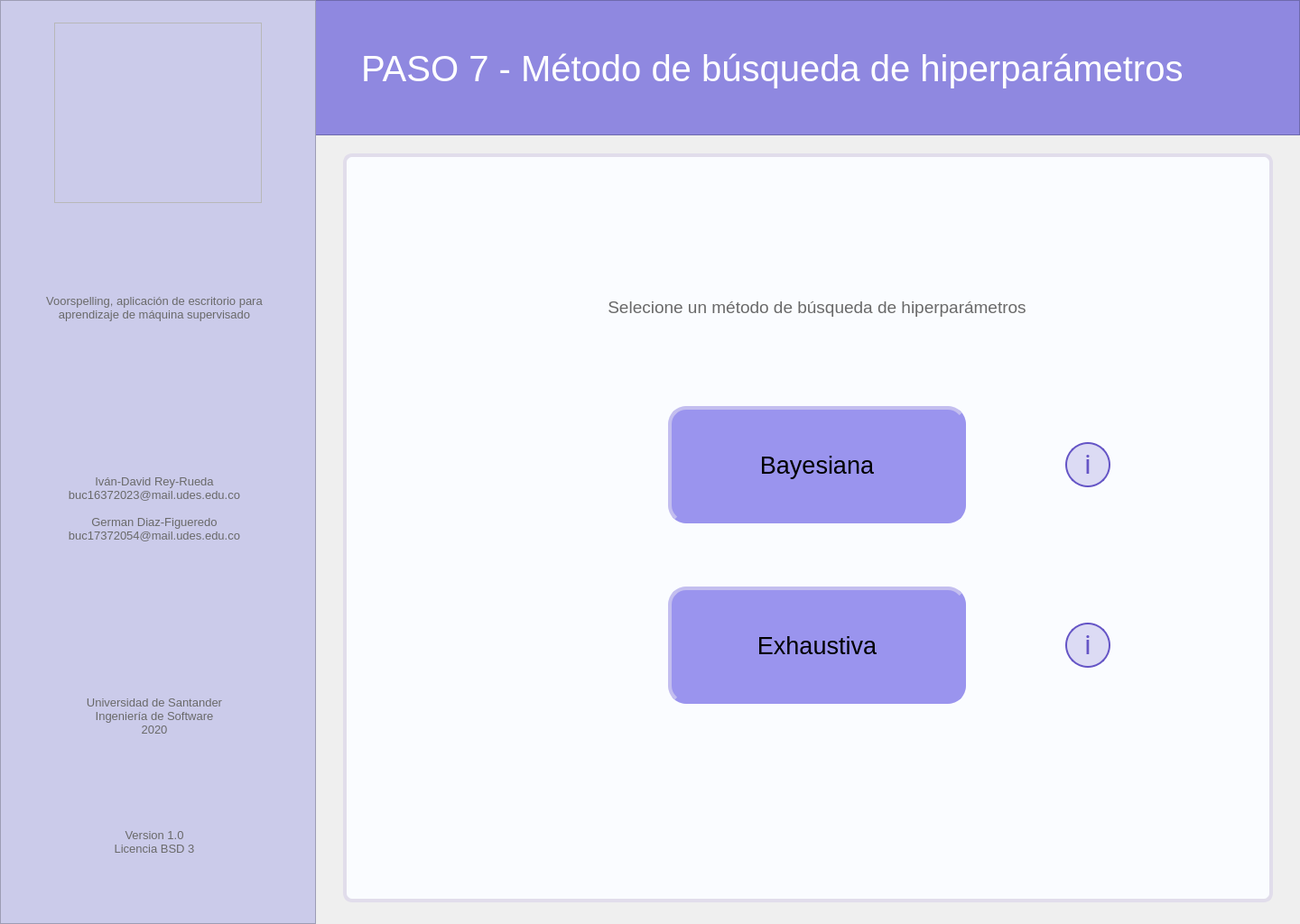
<?xml version="1.0" encoding="UTF-8"?>
<ui version="4.0">
 <class>MainWindow</class>
 <widget class="QMainWindow" name="MainWindow">
  <property name="geometry">
   <rect>
    <x>0</x>
    <y>0</y>
    <width>1440</width>
    <height>1024</height>
   </rect>
  </property>
  <property name="minimumSize">
   <size>
    <width>1440</width>
    <height>1024</height>
   </size>
  </property>
  <property name="maximumSize">
   <size>
    <width>1440</width>
    <height>1024</height>
   </size>
  </property>
  <property name="windowTitle">
   <string>Voorspelling</string>
  </property>
  <widget class="QWidget" name="centralwidget">
   <widget class="QFrame" name="left_bar">
    <property name="geometry">
     <rect>
      <x>0</x>
      <y>0</y>
      <width>350</width>
      <height>1024</height>
     </rect>
    </property>
    <property name="styleSheet">
     <string notr="true">background-color: rgb(203, 203, 234);

</string>
    </property>
    <property name="frameShape">
     <enum>QFrame::StyledPanel</enum>
    </property>
    <property name="frameShadow">
     <enum>QFrame::Raised</enum>
    </property>
    <widget class="QLabel" name="lbl_left_1">
     <property name="geometry">
      <rect>
       <x>18</x>
       <y>278</y>
       <width>306</width>
       <height>126</height>
      </rect>
     </property>
     <property name="font">
      <font>
       <pointsize>10</pointsize>
      </font>
     </property>
     <property name="styleSheet">
      <string notr="true">color: rgb(105, 105, 105);</string>
     </property>
     <property name="text">
      <string>Voorspelling, aplicación de escritorio para aprendizaje de máquina supervisado</string>
     </property>
     <property name="alignment">
      <set>Qt::AlignCenter</set>
     </property>
     <property name="wordWrap">
      <bool>true</bool>
     </property>
    </widget>
    <widget class="QLabel" name="lbl_left_2">
     <property name="geometry">
      <rect>
       <x>18</x>
       <y>500</y>
       <width>306</width>
       <height>126</height>
      </rect>
     </property>
     <property name="font">
      <font>
       <pointsize>10</pointsize>
      </font>
     </property>
     <property name="styleSheet">
      <string notr="true">color: rgb(105, 105, 105);</string>
     </property>
     <property name="text">
      <string>Iván-David Rey-Rueda
buc16372023@mail.udes.edu.co

German Diaz-Figueredo
buc17372054@mail.udes.edu.co</string>
     </property>
     <property name="alignment">
      <set>Qt::AlignCenter</set>
     </property>
     <property name="wordWrap">
      <bool>true</bool>
     </property>
    </widget>
    <widget class="QLabel" name="lbl_left_3">
     <property name="geometry">
      <rect>
       <x>18</x>
       <y>730</y>
       <width>306</width>
       <height>126</height>
      </rect>
     </property>
     <property name="font">
      <font>
       <pointsize>10</pointsize>
      </font>
     </property>
     <property name="styleSheet">
      <string notr="true">color: rgb(105, 105, 105);</string>
     </property>
     <property name="text">
      <string>Universidad de Santander
Ingeniería de Software
2020</string>
     </property>
     <property name="alignment">
      <set>Qt::AlignCenter</set>
     </property>
     <property name="wordWrap">
      <bool>true</bool>
     </property>
    </widget>
    <widget class="QLabel" name="lbl_left_4">
     <property name="geometry">
      <rect>
       <x>18</x>
       <y>870</y>
       <width>306</width>
       <height>126</height>
      </rect>
     </property>
     <property name="font">
      <font>
       <pointsize>10</pointsize>
      </font>
     </property>
     <property name="styleSheet">
      <string notr="true">color: rgb(105, 105, 105);</string>
     </property>
     <property name="text">
      <string>Version 1.0
Licencia BSD 3</string>
     </property>
     <property name="alignment">
      <set>Qt::AlignCenter</set>
     </property>
     <property name="wordWrap">
      <bool>true</bool>
     </property>
    </widget>
   </widget>
   <widget class="QFrame" name="logo">
    <property name="geometry">
     <rect>
      <x>60</x>
      <y>25</y>
      <width>230</width>
      <height>200</height>
     </rect>
    </property>
    <property name="styleSheet">
     <string notr="true">image: url(:/image/voorspelling_logo.png);</string>
    </property>
    <property name="frameShape">
     <enum>QFrame::StyledPanel</enum>
    </property>
    <property name="frameShadow">
     <enum>QFrame::Raised</enum>
    </property>
   </widget>
   <widget class="QFrame" name="up_bar">
    <property name="geometry">
     <rect>
      <x>0</x>
      <y>0</y>
      <width>1440</width>
      <height>150</height>
     </rect>
    </property>
    <property name="styleSheet">
     <string notr="true">background-color: rgb(143, 136, 224);</string>
    </property>
    <property name="frameShape">
     <enum>QFrame::StyledPanel</enum>
    </property>
    <property name="frameShadow">
     <enum>QFrame::Raised</enum>
    </property>
    <widget class="QLabel" name="lbl_tittle">
     <property name="geometry">
      <rect>
       <x>400</x>
       <y>40</y>
       <width>991</width>
       <height>72</height>
      </rect>
     </property>
     <property name="font">
      <font>
       <family>MS Shell Dlg 2</family>
       <pointsize>30</pointsize>
       <weight>50</weight>
       <italic>false</italic>
       <bold>false</bold>
      </font>
     </property>
     <property name="styleSheet">
      <string notr="true">border: none;
color: rgb(255, 255, 255);</string>
     </property>
     <property name="text">
      <string>PASO 7 - Método de búsqueda de hiperparámetros</string>
     </property>
     <property name="scaledContents">
      <bool>false</bool>
     </property>
     <property name="alignment">
      <set>Qt::AlignLeading|Qt::AlignLeft|Qt::AlignVCenter</set>
     </property>
     <property name="wordWrap">
      <bool>true</bool>
     </property>
     <property name="margin">
      <number>0</number>
     </property>
     <property name="indent">
      <number>0</number>
     </property>
    </widget>
   </widget>
   <widget class="QFrame" name="main_area">
    <property name="geometry">
     <rect>
      <x>380</x>
      <y>170</y>
      <width>1030</width>
      <height>830</height>
     </rect>
    </property>
    <property name="styleSheet">
     <string notr="true">background-color: rgb(250, 252, 255);
border: 4px solid;
border-color: rgb(225, 221, 235);
border-radius: 10px;</string>
    </property>
    <property name="frameShape">
     <enum>QFrame::StyledPanel</enum>
    </property>
    <property name="frameShadow">
     <enum>QFrame::Raised</enum>
    </property>
    <widget class="QLabel" name="lbl_description">
     <property name="geometry">
      <rect>
       <x>180</x>
       <y>130</y>
       <width>690</width>
       <height>80</height>
      </rect>
     </property>
     <property name="font">
      <font>
       <pointsize>14</pointsize>
      </font>
     </property>
     <property name="styleSheet">
      <string notr="true">color: rgb(105, 105, 105);
border: none;</string>
     </property>
     <property name="text">
      <string>Selecione un método de búsqueda de hiperparámetros</string>
     </property>
     <property name="alignment">
      <set>Qt::AlignCenter</set>
     </property>
     <property name="wordWrap">
      <bool>true</bool>
     </property>
    </widget>
    <widget class="QPushButton" name="btn_info_Bayesian_Search">
     <property name="geometry">
      <rect>
       <x>800</x>
       <y>320</y>
       <width>50</width>
       <height>50</height>
      </rect>
     </property>
     <property name="styleSheet">
      <string notr="true">QPushButton{
background: rgba(101, 85, 198, 0.2);
border: 2px solid #6555C6;
box-sizing: border-box;
border-radius: 25px;


position: absolute;
width: 25px;
height: 44.55px;
font-family: Roboto;
font-style: normal;
font-weight: normal;
font-size: 30px;
line-height: 56px;
display: flex;
align-items: center;
text-align: center;

color: #6555C6;
}
QPushButton:hover{
background-color: rgb(190, 185, 250);
}
QPushButton:pressed{
background-color: rgb(160, 150, 240);
}</string>
     </property>
     <property name="text">
      <string>i</string>
     </property>
    </widget>
    <widget class="QPushButton" name="btn_info_Grid_Search">
     <property name="geometry">
      <rect>
       <x>800</x>
       <y>520</y>
       <width>50</width>
       <height>50</height>
      </rect>
     </property>
     <property name="styleSheet">
      <string notr="true">QPushButton{
background: rgba(101, 85, 198, 0.2);
border: 2px solid #6555C6;
box-sizing: border-box;
border-radius: 25px;


position: absolute;
width: 25px;
height: 44.55px;
font-family: Roboto;
font-style: normal;
font-weight: normal;
font-size: 30px;
line-height: 56px;
display: flex;
align-items: center;
text-align: center;

color: #6555C6;
}
QPushButton:hover{
background-color: rgb(190, 185, 250);
}
QPushButton:pressed{
background-color: rgb(160, 150, 240);
}</string>
     </property>
     <property name="text">
      <string>i</string>
     </property>
    </widget>
    <widget class="QPushButton" name="btn_back">
     <property name="geometry">
      <rect>
       <x>60</x>
       <y>50</y>
       <width>70</width>
       <height>70</height>
      </rect>
     </property>
     <property name="styleSheet">
      <string notr="true">QPushButton{
background-image: url(:/botton/bxs-left-arrow-circle.svg);
border-radius: 35px;
border: none;


color: #6555C6;
}
QPushButton:hover{
background-color: rgb(235, 225, 250);

}
QPushButton:pressed{

background-color: qradialgradient(spread:pad, cx:0.5, cy:0.5, radius:0.5, fx:0.5, fy:0.5, stop:0 rgba(200, 190, 250, 205), stop:0.6 rgba(200, 190, 250, 205), stop:1 rgba(255, 255, 255, 0));

}

</string>
     </property>
     <property name="text">
      <string/>
     </property>
     <property name="iconSize">
      <size>
       <width>20</width>
       <height>20</height>
      </size>
     </property>
    </widget>
    <widget class="QPushButton" name="btn_Gird_Search">
     <property name="geometry">
      <rect>
       <x>360</x>
       <y>480</y>
       <width>330</width>
       <height>130</height>
      </rect>
     </property>
     <property name="font">
      <font>
       <pointsize>20</pointsize>
       <kerning>true</kerning>
      </font>
     </property>
     <property name="styleSheet">
      <string notr="true">QPushButton{
background-color: rgb(154, 148, 238);
border-left-color: rgb(195, 190, 239);
border-top-color: rgb(195, 190, 239);
border-bottom-color: rgb(154, 148, 238);
border-right-color: rgb(154, 148, 238);
border-radius: 20px;
}
QPushButton:hover{
background-color: rgb(160, 155, 245);
}
QPushButton:pressed{
background-color: rgb(150, 140, 230);
border-left-color: rgb(140, 135, 220);
border-top-color: rgb(140, 135, 220);
border-bottom-color: rgb(195, 190, 239);
border-right-color: rgb(195, 190, 239);
}</string>
     </property>
     <property name="text">
      <string>Exhaustiva</string>
     </property>
     <property name="autoDefault">
      <bool>false</bool>
     </property>
    </widget>
    <widget class="QPushButton" name="btn_Bayesian_Search">
     <property name="geometry">
      <rect>
       <x>360</x>
       <y>280</y>
       <width>330</width>
       <height>130</height>
      </rect>
     </property>
     <property name="font">
      <font>
       <pointsize>20</pointsize>
       <kerning>true</kerning>
      </font>
     </property>
     <property name="styleSheet">
      <string notr="true">QPushButton{
background-color: rgb(154, 148, 238);
border-left-color: rgb(195, 190, 239);
border-top-color: rgb(195, 190, 239);
border-bottom-color: rgb(154, 148, 238);
border-right-color: rgb(154, 148, 238);
border-radius: 20px;
}
QPushButton:hover{
background-color: rgb(160, 155, 245);
}
QPushButton:pressed{
background-color: rgb(150, 140, 230);
border-left-color: rgb(140, 135, 220);
border-top-color: rgb(140, 135, 220);
border-bottom-color: rgb(195, 190, 239);
border-right-color: rgb(195, 190, 239);
}</string>
     </property>
     <property name="text">
      <string>Bayesiana</string>
     </property>
     <property name="autoDefault">
      <bool>false</bool>
     </property>
    </widget>
   </widget>
   <zorder>up_bar</zorder>
   <zorder>left_bar</zorder>
   <zorder>logo</zorder>
   <zorder>main_area</zorder>
  </widget>
 </widget>
 <resources>
  <include location="Images_voor.qrc"/>
 </resources>
 <connections/>
</ui>
